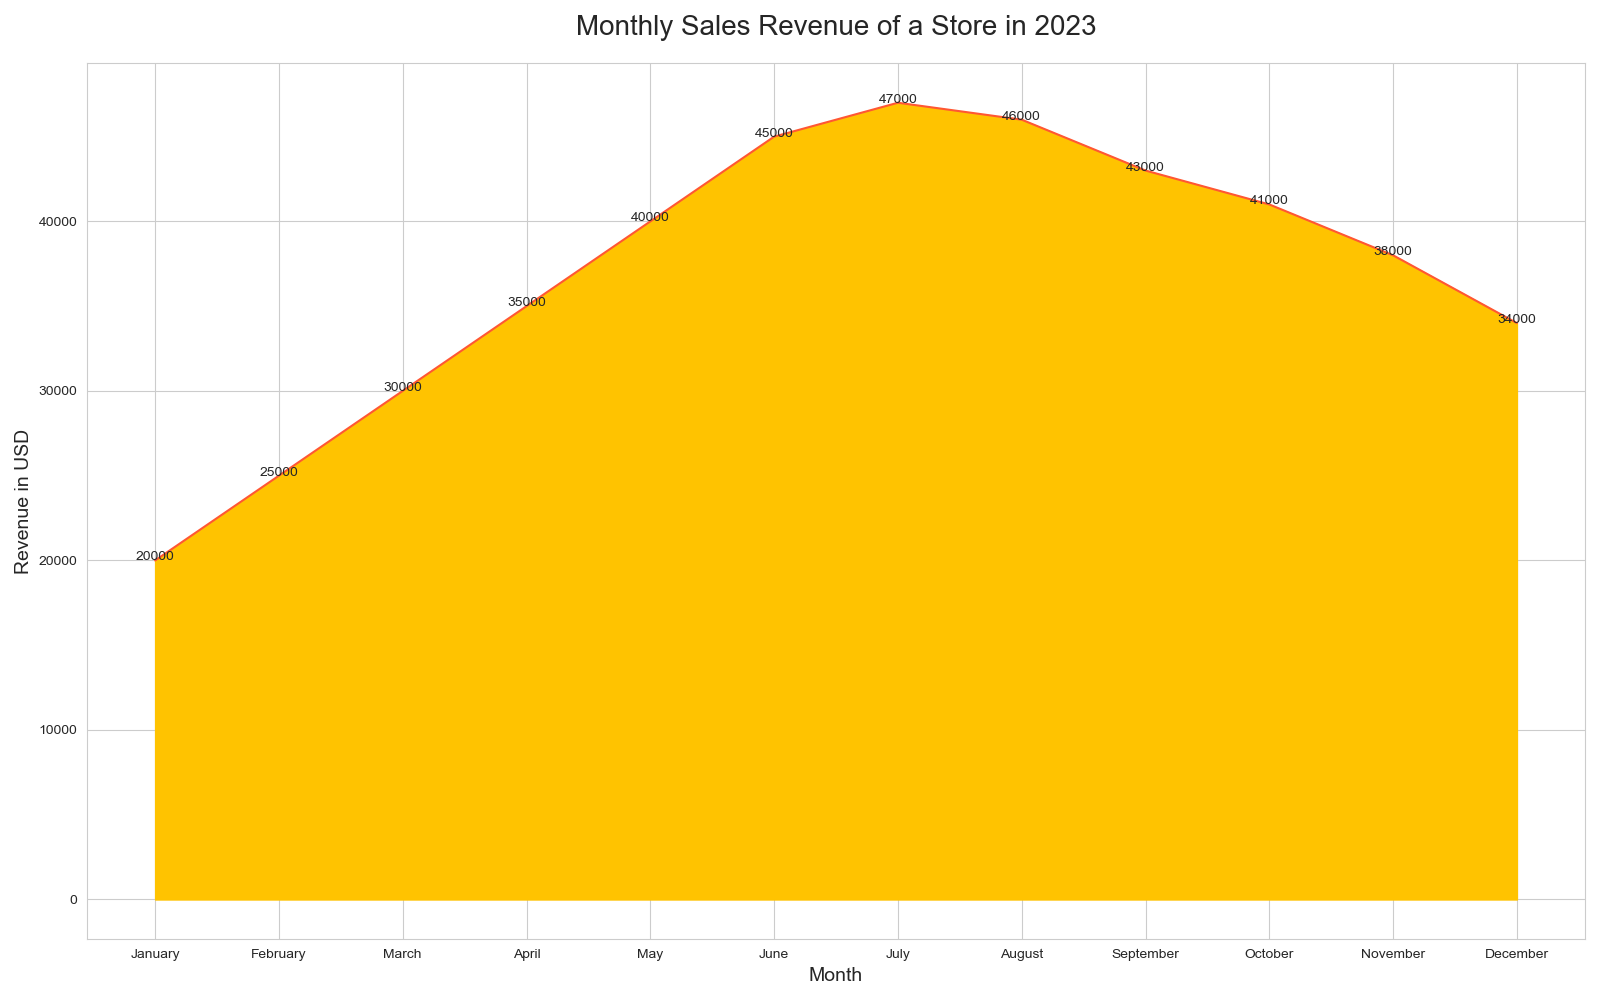

Generate this figure with Python:

import pandas as pd
import seaborn as sns
import matplotlib.pyplot as plt

# Create a DataFrame from the provided data
data = {
    "Month": ["January", "February", "March", "April", "May", "June", "July",
              "August", "September", "October", "November", "December"],
    "Revenue": [20000, 25000, 30000, 35000, 40000, 45000, 47000, 46000, 43000, 41000, 38000, 34000]
}
df = pd.DataFrame(data)
df['Month'] = pd.Categorical(df['Month'], categories=data['Month'], ordered=True)

# Set the aesthetic style of the plots
sns.set_style("whitegrid")

# Create the area chart
plt.figure(figsize=(16, 10))
area_chart = sns.lineplot(data=df, x='Month', y='Revenue', color="#FF5733")

# Filling the area under the line
plt.fill_between(data['Month'], df['Revenue'], color="#FFC300")

# Customize the axes and title
area_chart.set_title('Monthly Sales Revenue of a Store in 2023', fontsize=20, pad=20)
area_chart.set_xlabel('Month', fontsize=14)
area_chart.set_ylabel('Revenue in USD', fontsize=14)

# Adding annotations
for i, revenue in enumerate(df['Revenue']):
    plt.text(df['Month'][i], revenue, str(revenue), horizontalalignment='center')

# Show the plot
plt.tight_layout()
plt.show()
